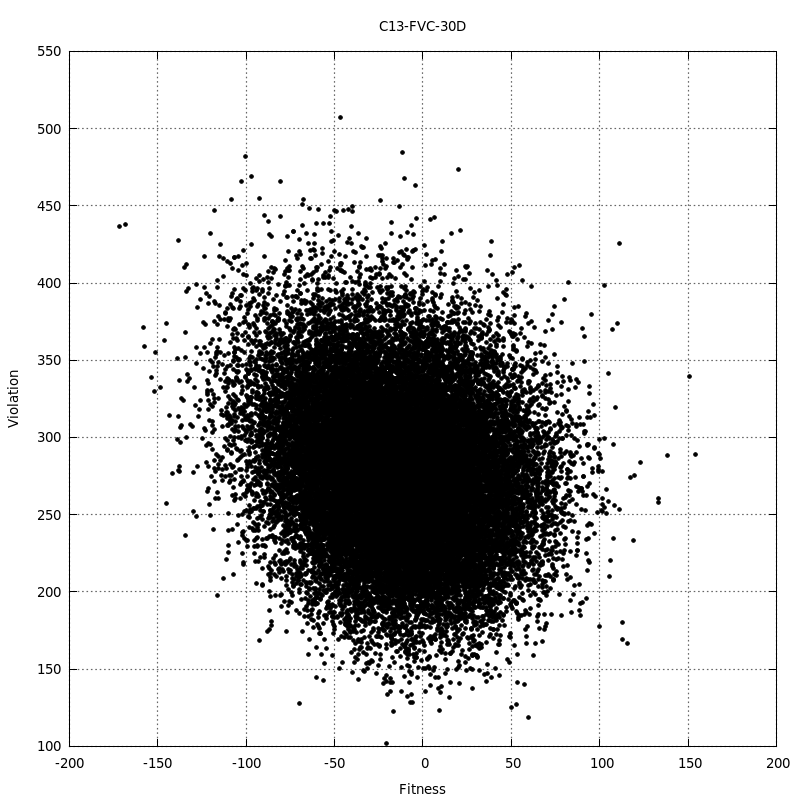

Recreate this plot in gnuplot.
set terminal pngcairo size 800,800 enhanced font 'Verdana,10'
set output "30DFVC.png"
set title "C13-FVC-30D"
#
set xlabel "Fitness"
set ylabel "Violation"
set grid ytics lt 0 lw 2 lc rgb "#666666"
set grid xtics lt 0 lw 2 lc rgb "#666666"
#
plot "data/30DFVC.dat" using 1:2 title '' pt 7 ps 0.6 lt 0
